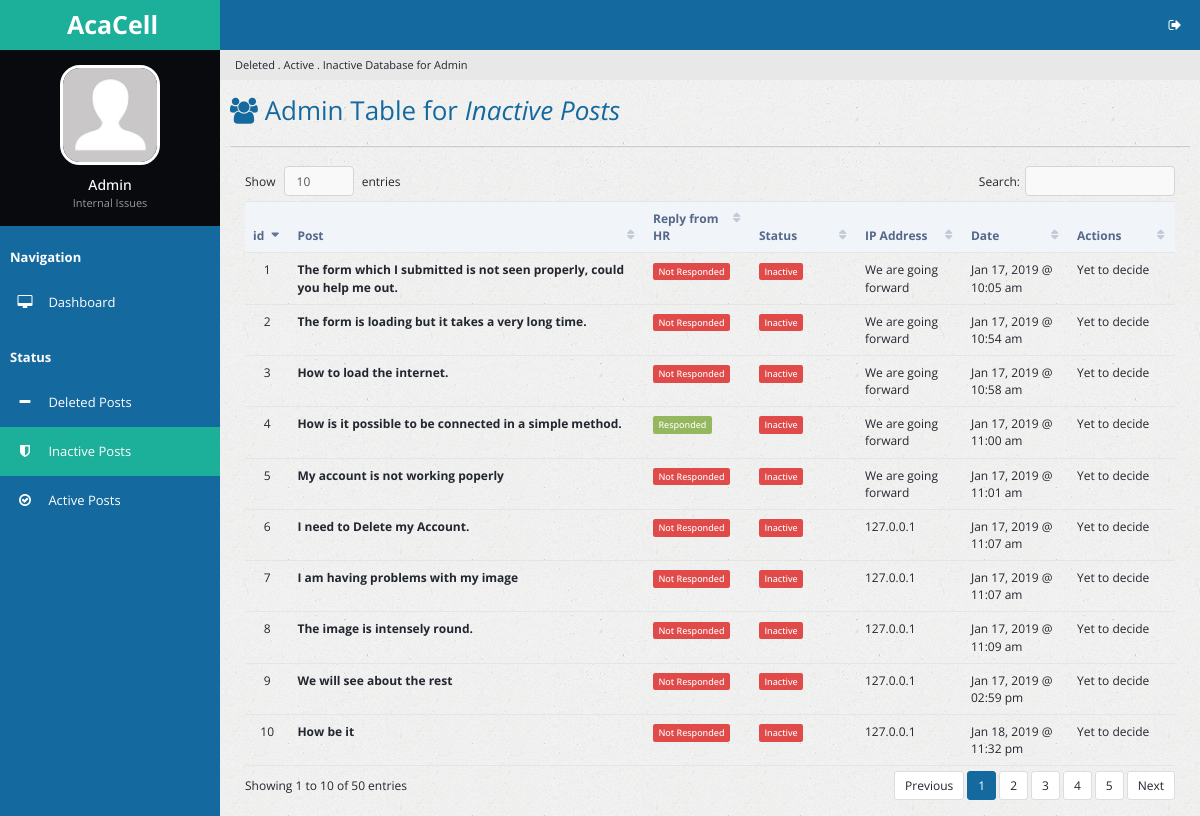
/inactposts.php, run on the app's committed database.
### tables this page shows
CREATE TABLE `complaints` (
  `c_id` int(32) NOT NULL,
  `c_value` varchar(2048) NOT NULL,
  `c_division` varchar(64) NOT NULL,
  `c_date_created` int(16) NOT NULL,
  `c_ip_address` varchar(64) NOT NULL,
  `c_date_stop_display` int(16) NOT NULL,
  `c_image_name1` varchar(64) NOT NULL
);

### inactposts.php (the view, shortened to what this page needs)
<?php
  include 'handlers/dbcon.php';
  $curr_time = time();
?>
<!DOCTYPE html>
<html lang="en">
<head>
        <link rel="stylesheet" type="text/css" id="theme" href="css/theme-default.css"/>
    </head>
    <body>
        <div class="page-container">
            <div class="page-sidebar">
                <ul class="x-navigation">
                    <li class="xn-logo">
                        <a href="table-export.php"><b>AcaCell</b></a>
                    </li>
                    <li class="xn-profile">
                        <div class="profile">
                            <div class="profile-image">
                                <img src="assets/images/users/avatar.jpg" alt="John Doe"/>
                            </div>
                            <div class="profile-data">
                                <div class="profile-data-name">Admin</div>
                                <div class="profile-data-title">Internal Issues</div>
                            </div>
                        </div>
                    </li>
                   <li class="xn-title"><b>Navigation</b></li>
                    <li>
                        <a href="admin.php"><span class="fa fa-desktop" style="color: white;"></span> <span class="xn-text" style="color: white;">Dashboard</span></a>
                    </li>
                    <li class="xn-title"><b>Status</b></li>
                    <li>
                        <a href="delposts.php"><span class="fa fa-minus" style="color: white;"></span> <span class="xn-text" style="color: white;">Deleted Posts</span></a>
                    </li>
                    <li  class="active">
                        <a href="inactposts.php"><span class="fa fa-shield" style="color: white;"></span> <span class="xn-text" style="color: white;">Inactive Posts</span></a>
                    </li>
                    <li>
                        <a href="actposts.php"><span class="fa fa-check-circle-o" style="color: white;"></span> <span class="xn-text" style="color: white;">Active Posts</span></a>
                    </li>
                  </ul>
            </div>
            <div class="page-content">
                <ul class="x-navigation x-navigation-horizontal x-navigation-panel">
                    <li class="xn-icon-button pull-right">
                        <a href="#" class="mb-control" data-box="#mb-signout"><span class="fa fa-sign-out"></span></a>
                    </li>
                </ul>
                    <ul class="breadcrumb">
                    <li class="active">Deleted . Active . Inactive Database for Admin</li>
                </ul>
                <div class="page-title">
                    <h2><span class="fa fa-users"></span> Admin Table for <i>Inactive Posts</b></i></h2>
                </div>
                <div class="page-content-wrap">
                    <div class="row">
                        <div class="col-md-12">
                            <div class="panel panel-default">
                                </div>
                                <div class="panel-body">
                                    <table id="customers2" class="table datatable">
                                        <thead>
                                            <tr>
                                                <th width="50">id</th>
                                                <th width="300">Post</th>
                                                <th width="100">Reply from HR</th>
                                                <th width="100">Status</th>
                                                <th width="100">IP Address</th>
                                                <th width="100">Date</th>
                                                <th width="100">Actions</th>
                                            </tr>
                                        </thead>
                                        <tbody>
                                          <?php
                                            $sql_delpostsdisplay = "SELECT * FROM complaints WHERE c_date_stop_display < $curr_time ORDER BY c_date_created DESC";
                                            $success_delpostdisplay = mysqli_query($link, $sql_delpostsdisplay);
                                            if ($success_delpostdisplay->num_rows > 0) {
                                              while($rows = $success_delpostdisplay->fetch_assoc()){
                                                $id = $rows['c_id'];
                                                $sql_commentpresent = "SELECT * FROM comments WHERE c_id = '$id'";
                                                $success_commentpresent = mysqli_query($link, $sql_commentpresent);
                                          ?>
                                                <tr id="trow<?php echo $rows['c_id']; ?>">
                                                  <td class="text-center"> <?php echo $rows['c_id'];; ?> </td>
                                                  <td><strong><?php echo $rows['c_value']; ?></strong></td>
                                                  <td>
                                                    <?php
                                                    if ($success_commentpresent->num_rows > 0) {?>
                                                        <span class='label label-success'>Responded</span>
                                                    <?php }
                                                    elseif ($success_commentpresent->num_rows == 0) {?>
                                                      <span class='label label-danger'>Not Responded</span>
                                                    <?php } ?>
                                                  </td>
                                                  <td><?php echo "<span class='label label-danger'>Inactive</span>";?></td>
                                                  <td><?php echo $rows['c_ip_address']; ?></td>
                                                  <td><?php echo date("M d, Y @ h:i a", $rows['c_date_created']); ?></td>
                                                  <td>Yet to decide</td>
                                                </tr>
                                          <?php
                                                }
                                              }
                                          ?>
                                            </tbody>
                                    </table>
                                </div>
                            </div>
                        </div>
                    </div>
                </div>
            </div>
    </body>
</html>

### data on the page
complaints: c_id "10", c_value "How be it", shows "Not Responded", c_ip_address "127.0.0.1", c_date_created "Jan 18, 2019 @ 11:32 pm"
complaints: c_id "9", c_value "We will see about the rest", shows "Not Responded", c_ip_address "127.0.0.1", c_date_created "Jan 17, 2019 @ 02:59 pm"
complaints: c_id "8", c_value "The image is intensely round.", shows "Not Responded", c_ip_address "127.0.0.1", c_date_created "Jan 17, 2019 @ 11:09 am"
complaints: c_id "7", c_value "I am having problems with my image", shows "Not Responded", c_ip_address "127.0.0.1", c_date_created "Jan 17, 2019 @ 11:07 am"
complaints: c_id "6", c_value "I need to Delete my Account.", shows "Not Responded", c_ip_address "127.0.0.1", c_date_created "Jan 17, 2019 @ 11:07 am"
complaints: c_id "5", c_value "My account is not working poperly", shows "Not Responded", c_ip_address "We are going forward", c_date_created "Jan 17, 2019 @ 11:01 am"
complaints: c_id "4", c_value "How is it possible to be connected in a simple method.", shows "Responded", c_ip_address "We are going forward", c_date_created "Jan 17, 2019 @ 11:00 am"
complaints: c_id "3", c_value "How to load the internet.", shows "Not Responded", c_ip_address "We are going forward", c_date_created "Jan 17, 2019 @ 10:58 am"
complaints: c_id "2", c_value "The form is loading but it takes a very long time.", shows "Not Responded", c_ip_address "We are going forward", c_date_created "Jan 17, 2019 @ 10:54 am"
complaints: c_id "1", c_value "The form which I submitted is not seen properly, could you help me out.", shows "Not Responded", c_ip_address "We are going forward", c_date_created "Jan 17, 2019 @ 10:05 am"
